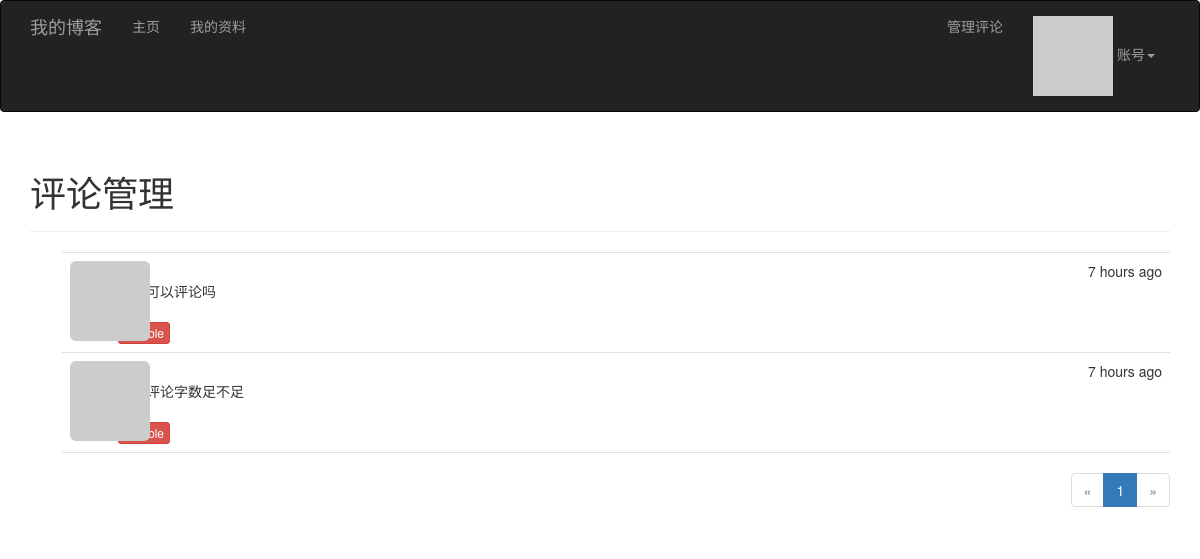
Page /moderate (signed in) on the earlier database version.
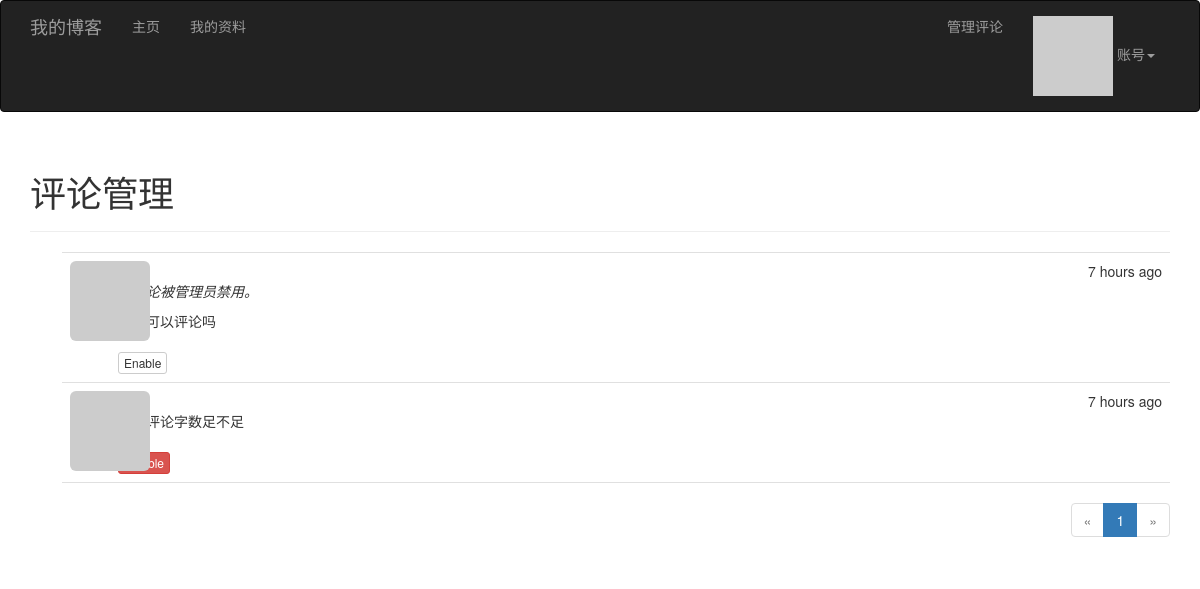
Same page on the later database version.
### app/models.py (models this page shows, shortened)
class Comment(db.Model):
    __tablename__ = 'comments'
    id = db.Column(db.Integer, primary_key=True)
    body = db.Column(db.Text)
    body_html = db.Column(db.Text)
    timestamp = db.Column(db.DateTime, index=True, default=datetime.utcnow)
    author_id = db.Column(db.Integer, db.ForeignKey('users.id'))
    post_id = db.Column(db.Integer, db.ForeignKey('posts.id'))
    disabled = db.Column(db.Boolean)

### app/main/views.py (the view)
@main.route('/moderate')
@login_required
@permission_required(Permission.MODERATE)
def moderate():
    page = request.args.get('page', 1, type=int)
    pagination = Comment.query.order_by(Comment.timestamp.desc()).paginate(page, per_page=current_app.config['FLASKY_COMMENTS_PER_PAGE'], error_out=False)
    comments = pagination.items
    return render_template('moderate.html', comments=comments, pagination=pagination, page=page)

### app/auth/views.py (called while the page is built)
@auth.before_app_request
def before_request():
    if current_user.is_authenticated:
        current_user.ping()  # 更新已登录用户的访问时间
        if not current_user.confirmed and request.blueprint != 'auth' and request.endpoint != 'static':
            return redirect(url_for('auth.unconfirmed'))

### app/main/__init__.py (called while the page is built)
@main.app_context_processor
def inject_permissions():
    return dict(Permission=Permission)

### app/models.py (called while the page is built)
@login_manager.user_loader
def load_user(user_id):
    return User.query.get(int(user_id))

    def has_permission(self, perm):
        return self.permissions & perm == perm

    def gravatar_hash(self):
        return hashlib.md5(self.email.lower().encode('utf-8')).hexdigest()

    def gravatar(self, size=100, default='identicon', rating='g'):
        url = 'https://secure.gravatar.com/avatar'
        hash = self.avatar_hash or self.gravatar_hash()
        return '{url}/{hash}?s={size}&d={default}&r={rating}'.format(
            url=url, hash=hash, size=size, default=default, rating=rating)

    def can(self, permissons):
        return self.role is not None and self.role.has_permission(permissons)

    def ping(self):
        self.last_seen = datetime.utcnow()
        db.session.add(self)

### app/templates/moderate.html (shortened to what this page needs)
{% extends "base.html" %}
{% import "_macros.html" as macros %}
{% block page_content %}
<div class="page-header">
    <h1>评论管理</h1>
</div>
{% set moderate = True %}
{% include '_comments.html' %}
{% if pagination %}
<div class="pagination">
    {{ macros.pagination_widget(pagination, '.moderate') }}
</div>
{% endif %}
{% endblock %}

### app/templates/_comments.html
<ul class="comments">
    {% for comment in comments %}
    <li class="comment">
        <div class="comment-thumbnail">
            <a href="{{ url_for('.user', username=comment.author.username) }}">
                <img class="img-rounded profile-thumbnail" src="{{ comment.author.gravatar(size=40) }}">
            </a>
        </div>
        <div class="comment-content">
            <div class="comment-date">{{ moment(comment.timestamp).fromNow() }}</div>
            <div class="comment-author"><a href="{{ url_for('.user', username=comment.author.username) }}">{{ comment.author.username }}</a></div>
            <div class="comment-body">
                {% if comment.disabled %}
                <p><i>此评论被管理员禁用。</i></p>
                {% endif %}
                {% if moderate or not comment.disabled %}
                    {% if comment.body_html %}
                        {{ comment.body_html | safe }}
                    {% else %}
                        {{ comment.body }}
                    {% endif %}
                {% endif %}
            </div>
            {% if moderate %}
                <br>
                {% if comment.disabled %}
                <a class="btn btn-default btn-xs" href="{{ url_for('.moderate_enable', id=comment.id, page=page) }}">Enable</a>
                {% else %}
                <a class="btn btn-danger btn-xs" href="{{ url_for('.moderate_disable', id=comment.id, page=page) }}">Disable</a>
                {% endif %}
            {% endif %}
        </div>
    </li>
    {% endfor %}
</ul>

Differences in the rows shown:
changed Comment "自己可以评论吗": now shows "此评论被管理员禁用。 Enable"
